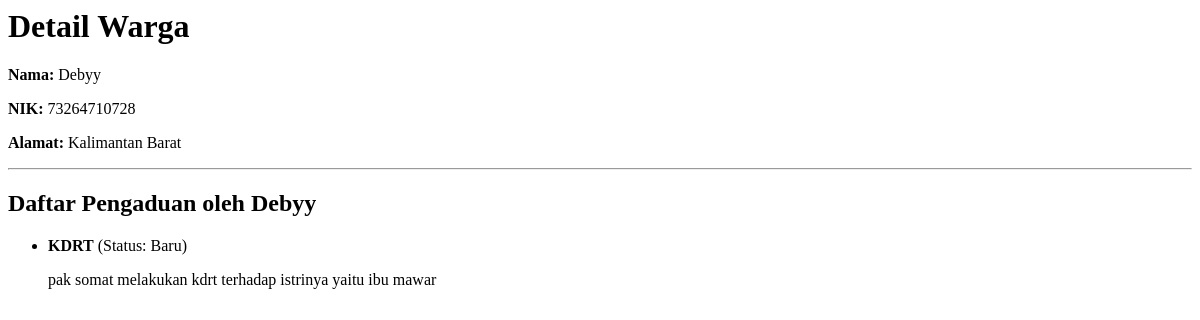
/warga/1/, run on an earlier commit of the app's database.
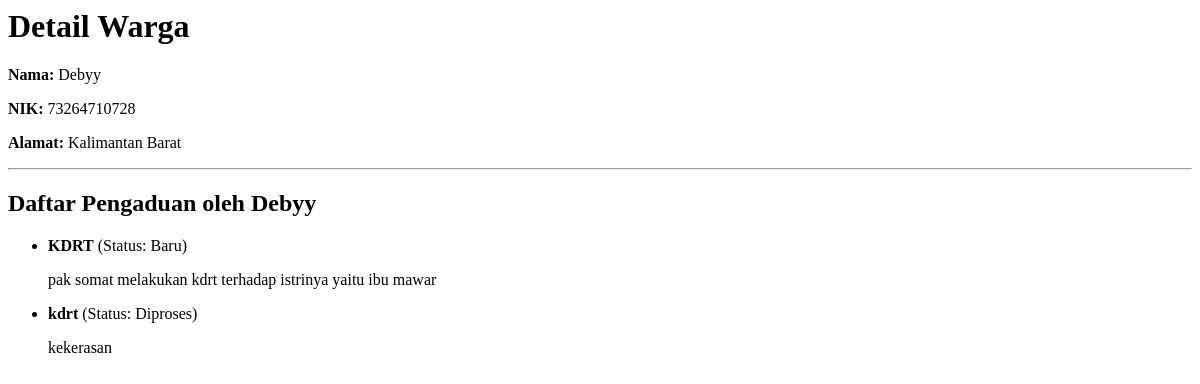
And on a later commit of the database.
### warga/models.py (models this page shows, shortened)
class Warga(models.Model):
    nik = models.CharField(max_length=16, unique=True, verbose_name="Nomor Induk Kependudukan")
    nama_lengkap = models.CharField(max_length=100, verbose_name="Nama Lengkap")
    alamat = models.TextField(verbose_name="Alamat Tinggal")
    no_telepon = models.CharField(max_length=15, blank=True, verbose_name="Nomor Telepon")
    tanggal_regitstrasi = models.DateTimeField(auto_now_add=True)

class Pengaduan(models.Model):
    STATUS_CHOICES = [
        ('BARU', 'Baru'),
        ('DIPROSES', 'Diproses'),
        ('SELESAI', 'Selesai'),
    ]
    judul = models.CharField(max_length=200)
    deskripsi = models.TextField()
    status = models.CharField(max_length=10, choices=STATUS_CHOICES, default='BARU')
    tanggal_lapor = models.DateTimeField(auto_now_add=True)
    pelapor = models.ForeignKey(Warga, on_delete=models.CASCADE, related_name='pengaduan')

### warga/views.py (the view)
# urls.py: path('<int:pk>/', WargaDetailView.as_view(), name='warga-detail'),
class WargaDetailView(DetailView):
    model = Warga
    template_name = 'warga/warga_detail.html'

### warga/templates/warga/warga_detail.html
<h1>Detail Warga</h1>
<p><strong>Nama:</strong> {{ object.nama_lengkap }}</p>
<p><strong>NIK:</strong> {{ object.nik }}</p>
<p><strong>Alamat:</strong> {{ object.alamat }}</p>
<hr />
<h2>Daftar Pengaduan oleh {{ object.nama_lengkap }}</h2>
<ul>
  {% for aduan in object.pengaduan.all %}
  <li>
    <strong>{{ aduan.judul }}</strong> (Status: {{ aduan.get_status_display }})
    <p>{{ aduan.deskripsi }}</p>
  </li>
  {% empty %}
  <li>Warga ini belum pernah membuat pengaduan.</li>
  {% endfor %}
</ul>

What changed in the data, as far as the page shows it:
added Pengaduan: judul "kdrt", status "Diproses", deskripsi "kekerasan"
